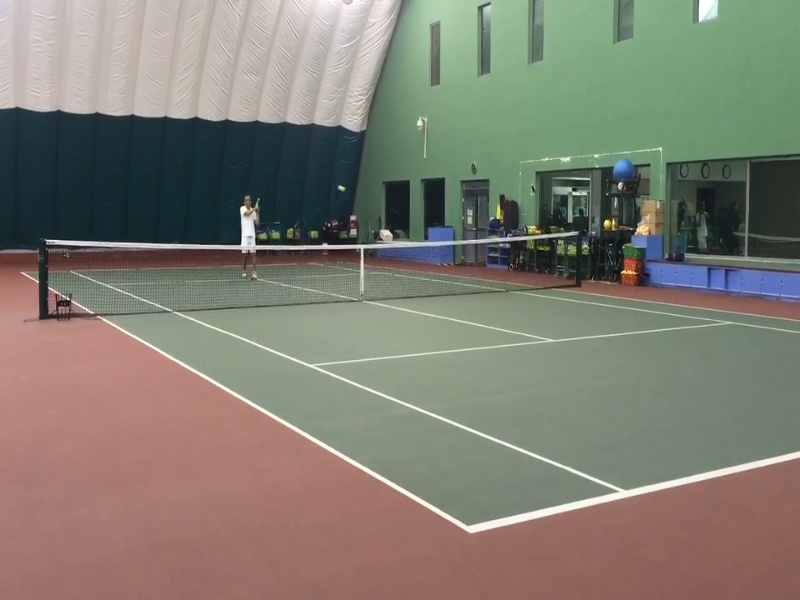
#> input picture 直线检测算法/line.jfif, 800 x 600 px
$ jupyter execute 'Line detection algorithm.ipynb'
#> lines starting #> are read from the running program, lines starting #| are printed output that depends on the picture; after the words box and inside, x2 and y2 are one past the last pixel; in counts of white or black regions, pixels touching at a corner belong together
# 直线检测算法
## 再用霍夫函数HoughLines和HoughLinesP检测直线

[cell 1]
import cv2
import numpy as np
from matplotlib import pyplot as plt

[cell 2]
# 载入图像
img = cv2.imread('line.jfif')
#> img is the input picture: shape (600, 800, 3); mean B, G, R 113.5, 125.5, 128.2
gray = cv2.cvtColor(img, cv2.COLOR_BGR2GRAY) #转化成灰度图，形成单一通道
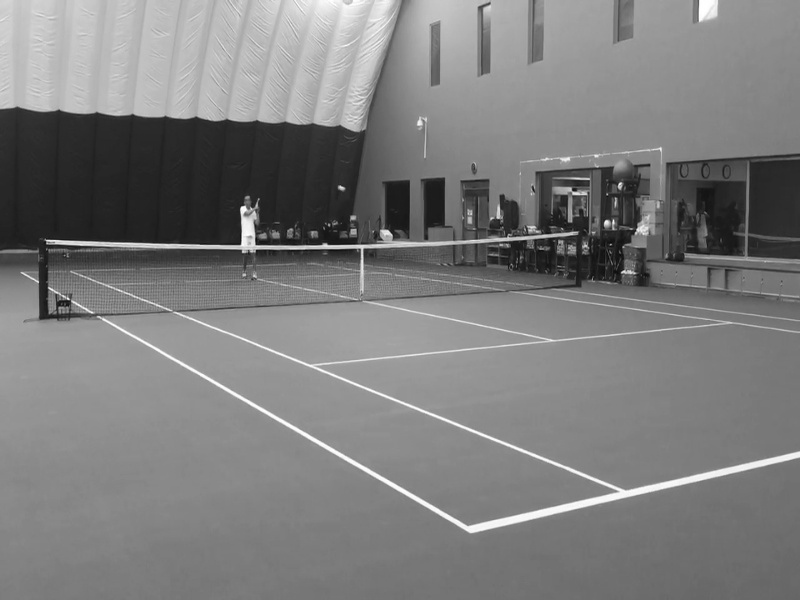
#> gray: shape (600, 800); min 9, max 255, mean 125

## 霍夫函数cv2.HoughLines，检测图像中分段的直线，但直线会贯穿整个图像

[cell 3]
edges = cv2.Canny(gray, 50, 150, apertureSize=3)    #先使用canny函数检测出边缘，apertureSize是sobel算子大小，只能为1,3,5，7
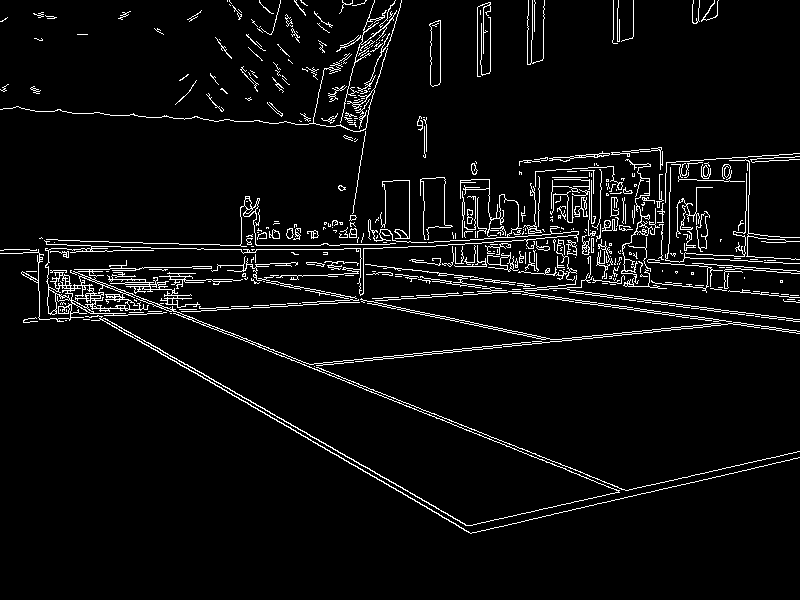
#> edges: shape (600, 800); 4.9% white in thin lines or dots, all inside (x1, y1, x2, y2) = (0, 0, 800, 534)
lines = cv2.HoughLines(edges, 1, np.pi/180,200)  #HoughLines霍夫直线函数将通过步长为1的半径和步长为π/180的角来搜索所有可能的直线
#> lines = 36 rows, first 8: [226, 2.09], [224, 1.95], [222, 2.09], [216, 1.71], [324, 1.5], [218, 1.71], [625, 1.34], [318, 1.52]
for line in lines:
    rho,theta = line[0] #获取极值ρ长度和θ角度
    a = np.cos(theta) #获取角度cos值
    b = np.sin(theta) #获取角度sin值
    x0 = a * rho #获取x轴值
    y0 = b * rho #获取y轴值　　x0和y0是直线的中点
    x1 = int(x0 + 1000*(-b)) #获取这条直线最大值点x1
    y1 = int(y0 + 1000*(a)) #获取这条直线最大值点y1
    x2 = int(x0 - 1000 * (-b)) #获取这条直线最小值点x2
    y2 = int(y0 - 1000 * (a)) #获取这条直线最小值点y2　　其中*1000是内部规则
    cv2.line(img,(x1,y1),(x2,y2),(0,0,255),2) #开始划线
#> this loop made 36 passes
#> (rho, theta, a, b, x0, y0, x1, y1) on passes 1 to 12: (226, 2.09, -0.5, 0.866, -113, 195.7, -979, -304), (224, 1.95, -0.375, 0.927, -83.91, 207.7, -1011, -166), (222, 2.09, -0.5, 0.866, -111, 192.3, -977, -307), (216, 1.71, -0.139, 0.99, -30.06, 213.9, -1020, 74), (324, 1.5, 0.0698, 0.998, 22.6, 323.2, -974, 392), (218, 1.71, -0.139, 0.99, -30.34, 215.9, -1020, 76), (625, 1.34, 0.225, 0.974, 140.6, 609, -833, 833), (318, 1.52, 0.0523, 0.999, 16.64, 317.6, -981, 369), (219, 1.69, -0.122, 0.993, -26.69, 217.4, -1019, 95), (270, 1.55, 0.0175, 1, 4.71, 270, -995, 287), (326, 1.5, 0.0698, 0.998, 22.74, 325.2, -974, 394), (320, 1.52, 0.0523, 0.999, 16.75, 319.6, -981, 371)
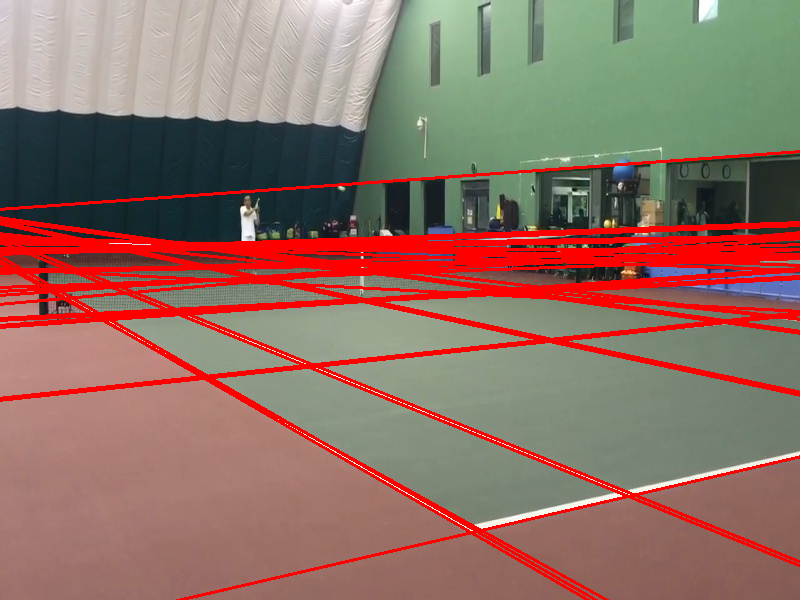
#> img: shape (600, 800, 3); 12.2% of pixels changed, all inside (x1, y1, x2, y2) = (0, 150, 800, 600)
plt.imshow(img)

## 霍夫函数的加强版cv2.HoughLinesP，检测图像中分段的直线（而不是贯穿整个图像的直线）

[cell 4]
img = cv2.imread('line.jfif')
lines = cv2.HoughLinesP(edges, 1, np.pi/180, 200, minLineLength=5, maxLineGap=20) #霍夫直线检测函数的加强版,因为图中直线较粗，将角度步长调整为2
#> lines = 26 rows, first 6: [21, 273, 471, 533], [128, 294, 484, 437], [148, 342, 477, 531], [308, 262, 799, 331], [472, 532, 799, 457], [295, 262, 795, 332]
for line in lines:
    x1,y1,x2,y2 = line[0]
    cv2.line(img,(x1,y1),(x2,y2),(255,0,0),5)
#> this loop made 26 passes
#> (x1, y1, x2, y2) on passes 1 to 12: (21, 273, 471, 533), (128, 294, 484, 437), (148, 342, 477, 531), (308, 262, 799, 331), (472, 532, 799, 457), (295, 262, 795, 332), (170, 313, 557, 286), (21, 272, 463, 528), (439, 258, 645, 265), (197, 249, 363, 249), (337, 303, 581, 286), (71, 270, 618, 491)
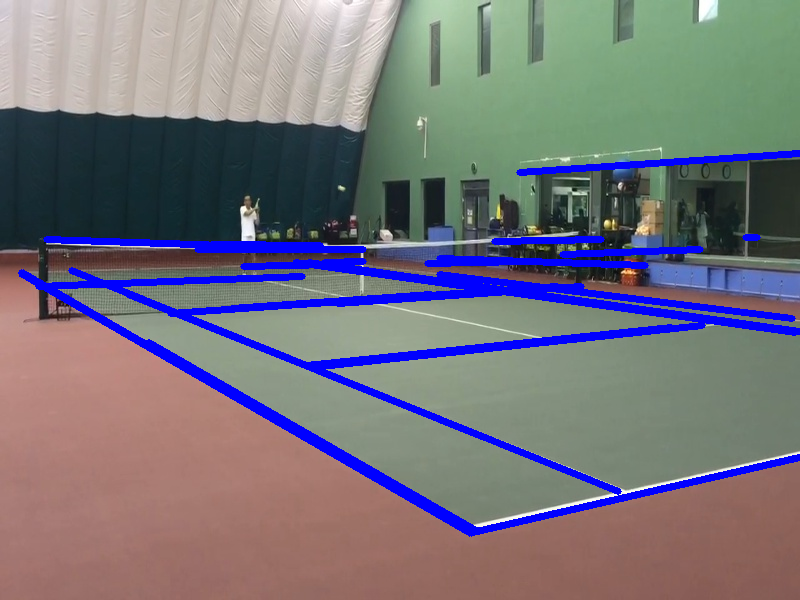
#> img: shape (600, 800, 3); 7.46% of pixels changed, all inside (x1, y1, x2, y2) = (18, 150, 800, 537)
plt.imshow(img)
